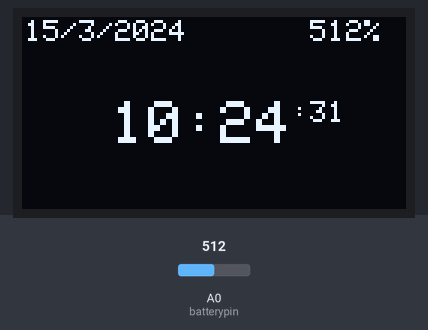
Bench run of a sketch on a simulated Arduino Uno, built with avr-gcc and run on an emulated ATmega328P. On the bench: 128×64 one-colour display. The test bench sets the inputs (shaded band); at power-on: A0 (batterypin) = 512. The local clock reads 2024-03-15 10:24:30 at power-on unless the sketch sets it; what the sketch prints to the serial monitor is not drawn.

Above: at 1.7 s.
1.8 s: A0 (batterypin) set to 656
At 2.7 s:
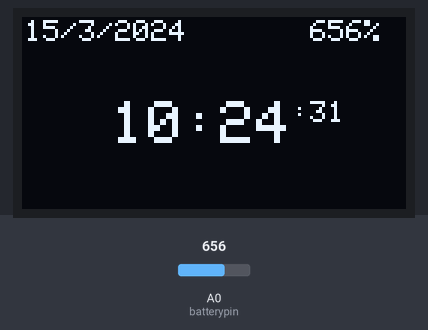
4.5 s: A0 (batterypin) set to 636
At 5.8 s:
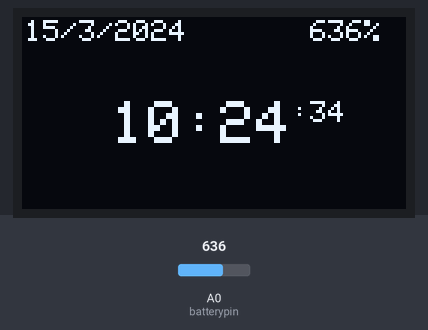
7.5 s: A0 (batterypin) set to 716
At 12.9 s:
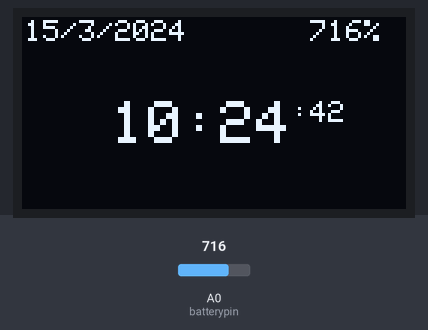
Timing chart, 0 to 14.4 s (numbered marks = the images above; inputs shaded):
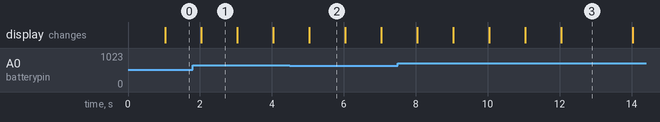

The sketch:

ArduinoPrototypeWatch.ino
```cpp
#include <SPI.h>
#include <Wire.h>
#include <Adafruit_GFX.h>
#include <Adafruit_SH1106.h>
#include <Time.h>
#include <RTClib.h>

#define OLED_RESET 4
Adafruit_SH1106 display(OLED_RESET);

DateTime oldtime;
RTC_DS3231 rtc;

#define SETUP_TIME_NO

const int batterypin = 0;
void setup()
{
  Serial.begin(9600);
  analogReference(DEFAULT);
  rtc.begin();
  display.begin(SH1106_SWITCHCAPVCC, 0x3C);
  display.display();
  delay(500);
  display.clearDisplay();
  display.setTextColor(WHITE);

#ifdef SETUP_TIME
  rtc.begin();
  rtc.adjust(DateTime(F(__DATE__),F(__TIME__)));
#endif

  oldtime = rtc.now();
}

void loop(){
    pantalla1();
}


void pantalla1()
{
    int num = analogRead(batterypin);

    int percent;

    int old_rang_min = 0;
    int old_rang_max = 646;
    int new_range_min = 0;
    int new_rang_max = 100;
    percent = ((num - old_rang_min) * (new_rang_max - new_range_min)) / (old_rang_max - old_rang_min) + new_range_min;

    DateTime fecha = rtc.now();
    DateTime newTime;

    newTime = rtc.now();
    if ( newTime >= oldtime+1)
    {
        display.clearDisplay();
        oldtime = rtc.now();

          display.setCursor(30, 28); // X ancho, Y alto
          display.setTextSize(2.5);

          print2digits(fecha.hour());
          display.write(':');
          print2digits(fecha.minute());
          display.setTextSize(1);
          display.write(':');
          print2digits(fecha.second());

          display.setCursor(1, 1); // X ancho, Y alto
          display.setTextSize(1.3);
          display.print(fecha.day());
          display.write('/');
          display.print(fecha.month());
          display.write('/');
          display.print(fecha.year());

          //DEBUG
          Serial.println(percent);
          Serial.println(num);
          //DEBUG
         display.setCursor(96, 1);// X ancho, Y alto
         display.print(num);
         display.println("%");

         display.display();
         display.clearDisplay();

       }

}

void print2digits(int number) {
  if (number >= 0 && number < 10) {
    display.write('0');
  }
  display.print(number);
}
/*void pantalla2()
{
   float TEMPERATURA;
   float HUMEDAD;
   display.clearDisplay();
   display.setTextSize(1.7);
   display.setCursor(1, 10); // X ancho, Y alto

   TEMPERATURA = bmp.readTemperature();
   //HUMEDAD = dht.readHumidity();

   Serial.print("Temperatura: ");
   Serial.println(TEMPERATURA);

   display.print("Temperatura: ");
   display.print(TEMPERATURA);
   display.println(" *C");

   display.setCursor(1, 40); // X ancho, Y alto
   display.print("Humedad: ");
   display.println(HUMEDAD);

   delay(1000);
   display.display();
   display.clearDisplay();
}*/
```

Measured:
- what the display in image 1 shows lasts 1.0 s, from 2.0 s to 3.0 s
